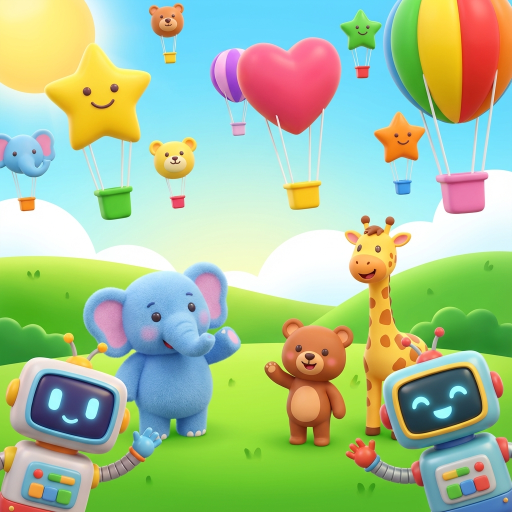
#> input picture video_assets/frame1.png, 1024 x 1024 px (shown at 1/2 size)
$ python generate_video_v1.py   (older library calls are emulated)
#> lines starting #> are read from the running program, lines starting #| are printed output that depends on the picture
import os
import numpy as np
from PIL import Image, ImageDraw, ImageFont
from moviepy.editor import ImageClip, concatenate_videoclips, CompositeVideoClip, vfx

# Configuration
output_filename = "promo_video.mp4"
resolution = (1280, 720)
font_path = "C:/Windows/Fonts/arial.ttf"

def create_text_image(image_path, text, font_size=50, position="center", duration=5):
    # Load and resize image
#> called with image_path = 'video_assets/frame1.png', font_size = 60, position = 'center', duration = 5
    try:
        img = Image.open(image_path).convert("RGBA")
    except Exception as e:
        print(f"Error loading {image_path}: {e}")
        return None

    img = img.resize(resolution, Image.Resampling.LANCZOS)
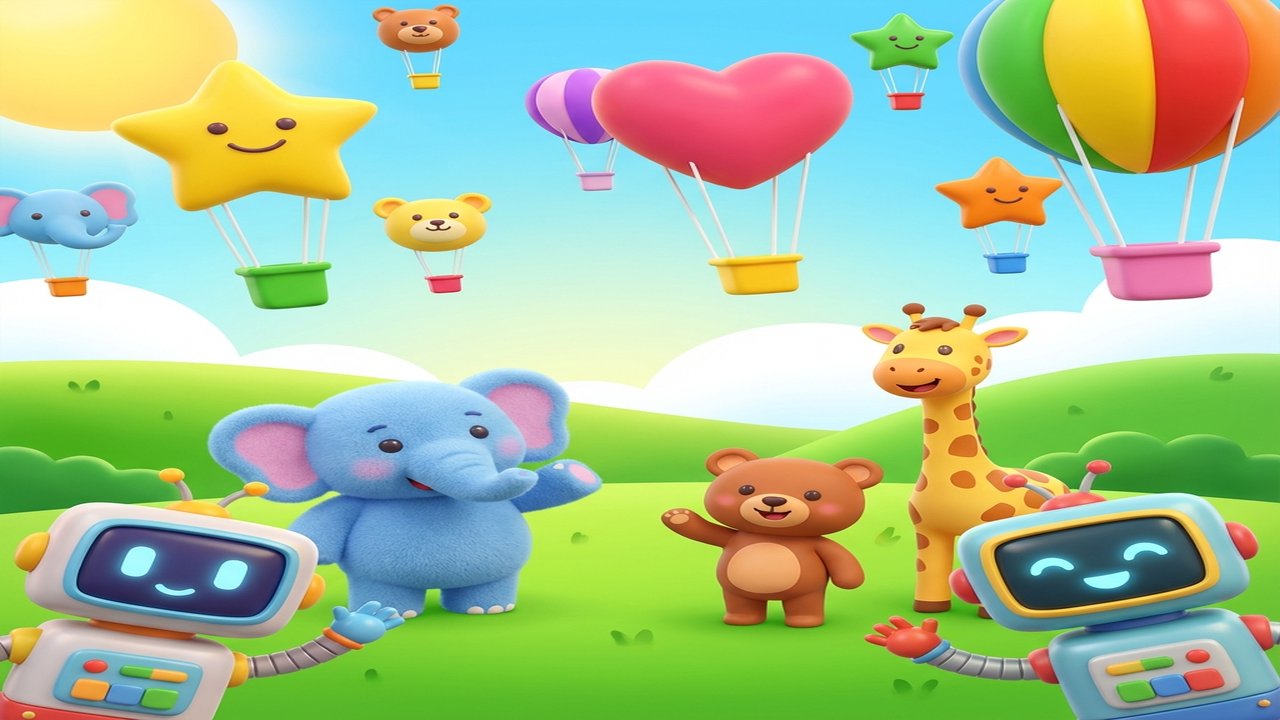
#> img: PIL image 1280x720 RGBA; mean R, G, B, A 165, 193.5, 149.3, 255
    draw = ImageDraw.Draw(img)

    # Load Font
    try:
        font = ImageFont.truetype(font_path, font_size)
        # Verify font works
        draw.textbbox((0, 0), "test", font=font)
    except:
        print("Fallback to default font")
        font = ImageFont.load_default()

    # Process Text (Simple Centering)
    lines = text.split('\n')

    # Calculate total height
    total_height = 0
    line_heights = []
    line_spacing = 15

    for line in lines:
        try:
            bbox = draw.textbbox((0, 0), line, font=font)
            h = bbox[3] - bbox[1]
        except: # Fallback for older Pillow
            w, h = draw.textsize(line, font=font)
        line_heights.append(h)
        total_height += h + line_spacing
#> this loop made 2 passes
#> (bbox, h, total_height) on passes 1 to 2: ((0, 9, 765, 68), 59, 74), ((0, 10, 606, 70), 60, 149)
#> after the loop, line_heights = [59, 60]; total_height = 149
    total_height -= line_spacing
#> total_height = 134

    # Determine Y start
    W, H = resolution
    current_y = (H - total_height) / 2
#> current_y = 293
    if position == "bottom":
        current_y = H - total_height - 80
    elif position == "top":
        current_y = 80

    # Draw Text
    for i, line in enumerate(lines):
        # Calculate X
        try:
            bbox = draw.textbbox((0, 0), line, font=font)
            w = bbox[2] - bbox[0]
        except:
            w, h = draw.textsize(line, font=font)

        x = (W - w) / 2

        # Outline (Black)
        o_range = 3
        outline_color = (0,0,0, 255)
        text_color = (255, 255, 255, 255)

        # Draw outline
        for dx in range(-o_range, o_range+1):
            for dy in range(-o_range, o_range+1):
                if dx!=0 or dy!=0:
                    draw.text((x+dx, current_y+dy), line, font=font, fill=outline_color)

        # Draw text
        draw.text((x, current_y), line, font=font, fill=text_color)

        current_y += line_heights[i] + line_spacing
#> this loop made 2 passes
#> (bbox, w, x, current_y) on passes 1 to 2: ((0, 9, 765, 68), 765, 257.5, 367), ((0, 10, 606, 70), 606, 337, 442)
#> after the loop, current_y = 442

    return np.array(img)
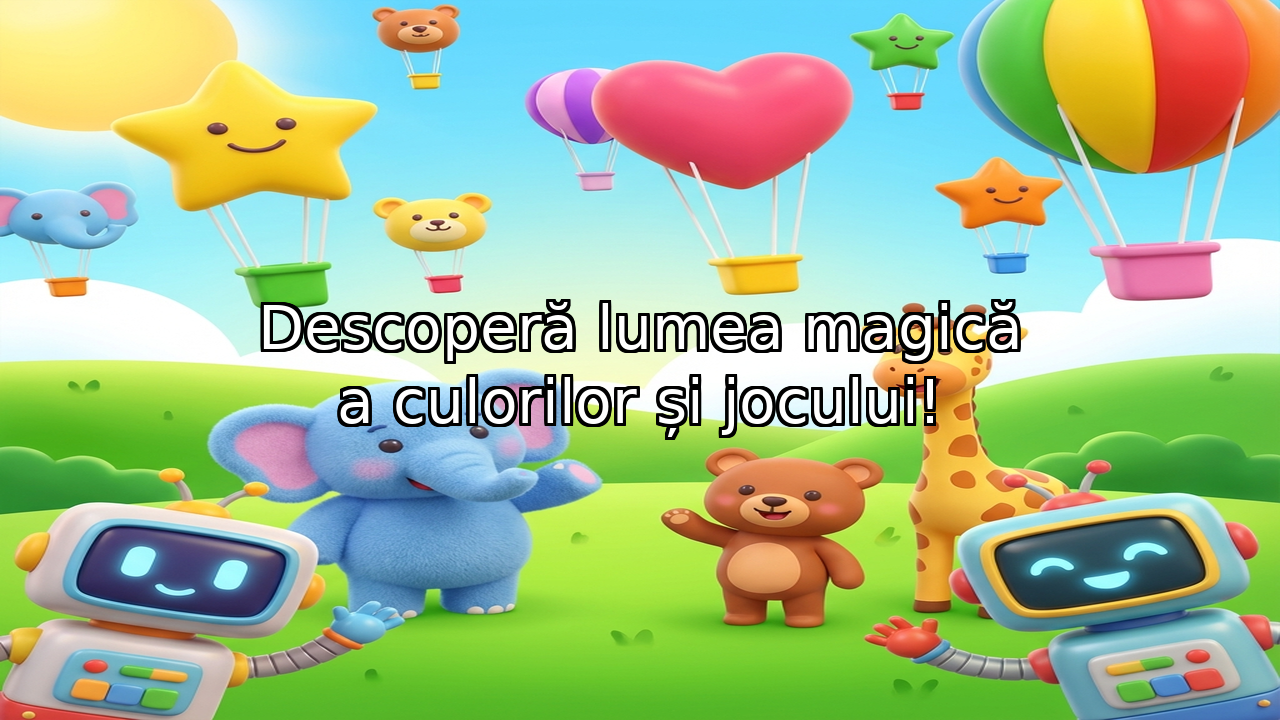
#> returned value: shape (720, 1280, 4); mean of channels 0, 1, 2, 3 159.9, 187.7, 144.6, 255; drawn as R, G, B

print("Generating Frame 1...")
img1 = create_text_image("video_assets/frame1.png", "Descoperă lumea magică\na culorilor și jocului!", font_size=60)
#> (the run stopped early here; a loop or call above may not have finished)
